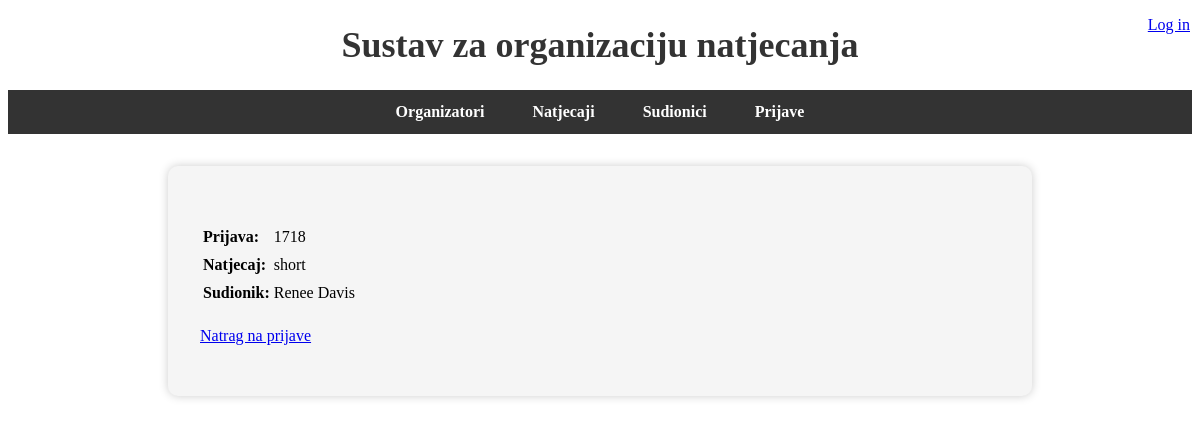
/prijave/13/, run on the app's committed database.
### main/models.py (models this page shows, shortened)
class Prijava(models.Model):
    prijava_broj = models.IntegerField()
    prijava_natjecaj = models.ForeignKey(Natjecaj, on_delete=models.CASCADE, related_name='prijave')
    prijava_sudionik = models.OneToOneField(Sudionik, on_delete=models.CASCADE, related_name='prijava')

class Natjecaj(models.Model):
    natjecaj_naziv = models.CharField(max_length=255)
    natjecaj_datum = models.DateField()
    natjecaj_organizator = models.ForeignKey(Organizator, on_delete=models.CASCADE, related_name='natjecaji')
    natjecaj_sudionici = models.ManyToManyField(Sudionik, related_name='natjecaji')
    def __str__(self):
        return str(self.natjecaj_naziv)

class Sudionik(models.Model):
    sudionik_naziv = models.CharField(max_length=255)
    sudionik_email = models.EmailField()
    def __str__(self):
        return str(self.sudionik_naziv)

### main/views.py (the view)
# urls.py: path('prijave/<int:pk>/', views.prijava_detail, name='prijava_detail'),
def prijava_detail(request, pk):
    prijava = get_object_or_404(Prijava, pk=pk)
    return render(request, 'prijave/prijava_detail.html', {'prijava': prijava})

### templates/prijave/prijava_detail.html
{% extends "index.html" %}
{% block content %}
<table style="text-align: left;">
  <tr>
    <th>Prijava: </th>
    <td>{{ prijava.prijava_broj }}</td></br>
  </tr>
  <tr>
    <th>Natjecaj: </th>
    <td>{{ prijava.prijava_natjecaj }}</td>
  </tr>
  <tr>
    <th>Sudionik: </th>
    <td>{{ prijava.prijava_sudionik }}</td>
  </tr>
</table>
<p><a href="{% url 'prijava_list' %}">Natrag na prijave</a></p>
{% endblock %}

### data on the page
Prijava: prijava_broj "1718", prijava_natjecaj "short", prijava_sudionik "Renee Davis"
